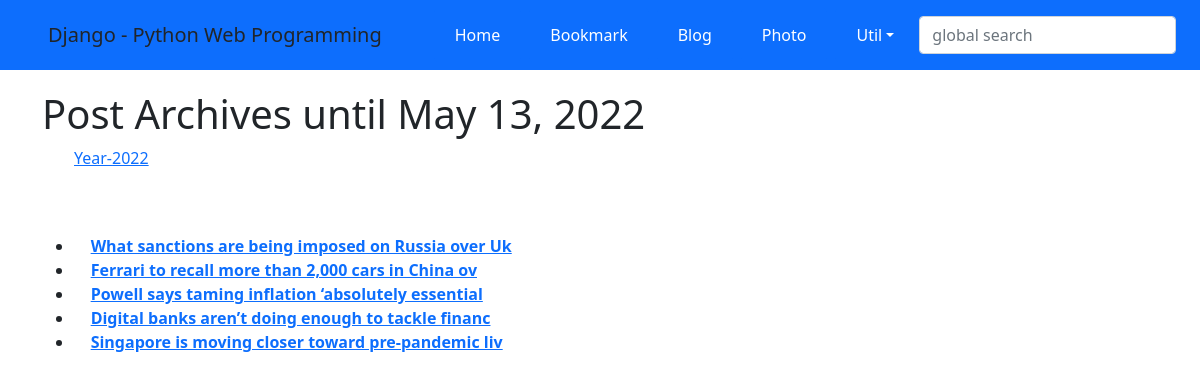
Screenshot of /blog/archive/ with the database file from the repository.
### blog/models.py (models this page shows, shortened)
class Post(models.Model):
    title = models.CharField(verbose_name='TITLE', max_length=50)
    slug = models.SlugField('SLUG', unique=True, allow_unicode=True, help_text='one word for title alais.')
    description = models.CharField('DESCRIPTION', max_length=100, blank=True, help_text='simple description text.')
    content = models.TextField('CONTENT')
    create_dt = models.DateTimeField('CREATE DATE', auto_now_add=True)
    modify_dt = models.DateTimeField('MODIFY DATE', auto_now=True)
    tags = TaggableManager(blank=True)
    class Meta:
        verbose_name = 'post'
        verbose_name_plural = 'posts'
        db_table = 'blog_posts'
        ordering = ('-modify_dt',)
    def get_absolute_url(self): # 이 메소드가 정의된 객체를 지칭하는 URL 반환.
        return reverse('blog:post_detail', args=(self.slug,))

### blog/views.py (the view)
# urls.py: path('archive/', views.PostAV.as_view(), name='post_archive'),
class PostAV(ArchiveIndexView):
    model = Post
    date_field = 'modify_dt'

### blog/templates/blog/post_archive.html (shortened to what this page needs)
{% extends "base.html" %}
{% block content %}
<div id="content">
<h1>Post Archives until {% now "N d, Y" %}</h1>
<ul>
    {% for date in date_list %}
    <li style="display: inline;">
        <a href="{% url 'blog:post_year_archive' date|date:'Y' %}">Year-{{ date|date:"Y" }}</a></li>
    {% endfor %}
</ul>
<br><br>
<div>
    <ul>
        {% for post in object_list %}
        <li>{{ post.modify_date|date:"Y-m-d" }}&nbsp;&nbsp;&nbsp;
        <a href="{{ post.get_absolute_url }}"><strong>{{ post.title }}</strong></a></li>
        {% endfor %}
    </ul>
</div>
</div>
{% endblock %}

### rows the page displays
Post: title "What sanctions are being imposed on Russia over Uk"
Post: title "Ferrari to recall more than 2,000 cars in China ov"
Post: title "Powell says taming inflation ‘absolutely essential"
Post: title "Digital banks aren’t doing enough to tackle financ"
Post: title "Singapore is moving closer toward pre-pandemic liv"

### other values shown
{{ date|date:"Y" }} "2022"
